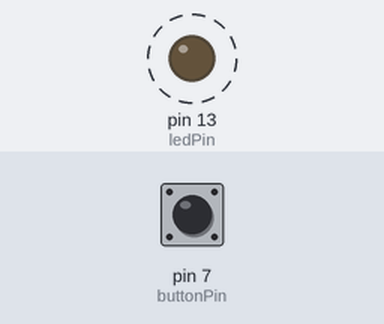
A sketch run on a simulated Arduino Uno, built with avr-gcc and run on an emulated ATmega328P. Shown: output pins drawn as LEDs (lit = HIGH). Dashed ring = blinking. The test bench sets the inputs (shaded band); at power-on: pin 7 (buttonPin) HIGH.

Above: at 0.9 s.
1.3 s: pin 7 (buttonPin) pulled LOW for 0.15 s
At 1.35 s:
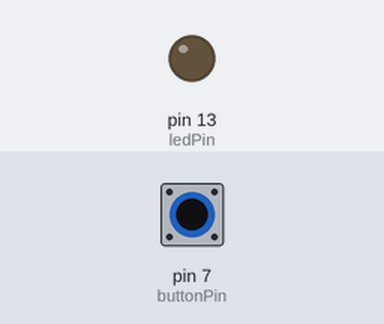
At 1.74 s:
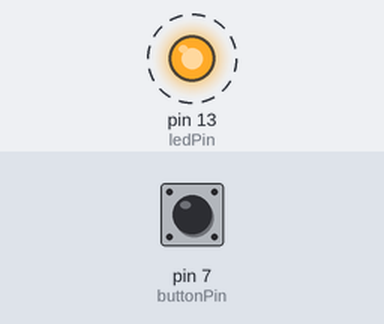
Timing chart, 0 to 10.3 s (numbered marks = the images above; inputs shaded):
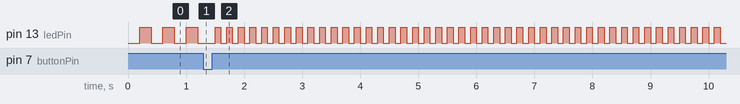

Measured:
- after the input at 1.3 s, pin 13 (ledPin): alternates HIGH for 0.10 s and LOW for 0.10 s, starting after 0.20 s
- by itself, pin 13 (ledPin): alternates HIGH for 0.20 s and LOW for 0.20 s

The sketch:

Arduino_Multiple_Sketches.ino
```cpp
/*

Dieses Programm lässt drei Sketches auf einem Arduino laufen. Die Setup-Methode ist allerdings für alle die selbe.

*/

int sketchNumber = 1;                 // aktueller Sketch, der ausgeführt wird
int numberOfSketches = 3;             // so viele unterschiedliche Sketches gibt es
int buttonPin = 7;                    // hier ist der Button zum Durchschalten der Sketches verbunden

int ledPin = 13;                      // für das Beispiel nehmen wir die eingebaute LED
int ledState = LOW;                   // ledState merkt sich, ob die LED an oder aus ist
long timer = 0;                       // Timer-variable
int interval = 200;                   // Blinkgeschwindigkeit


void setup() {
  pinMode(buttonPin,INPUT_PULLUP);    // hier wird der Button deklariert, INPUT_PULLUP schaltet den internen Pullup-Widerstand dazu, so spart man sich den echten Widerstand am Taster
  pinMode(ledPin, OUTPUT);            // hier wird LED Pin als Output deklariert
}

void loop() {
  if (digitalRead(buttonPin)==LOW) {                          // wenn der Button gedrückt ist
      sketchNumber++;                                         // wird sketchNumber um eins erhöht
      if (sketchNumber>numberOfSketches) sketchNumber = 1;    // Zurücksetzen von sketchNumber
      delay(200);                                             // nicht die schönste Art der Entprellung, aber funktioniert
  }

  switch (sketchNumber){              // die switch-case-Abfrage bildet die State-Machine, je nach sketchNumber wird nun der dazugehörige Sketch ausgeführt
    case 1:
      sketch1loop();                  // führe das sketch loop aus
    break;
    case 2:
      sketch2loop();                  // führe das sketch loop aus
    break;
    case 3:
      sketch3loop();                  // führe das sketch loop aus
    break;
  }
}
```

sketch1.ino
```cpp
void sketch1loop() {
  // einfache Blinkfunktion
  interval = 200;

  if (millis() - timer >= interval) {
    timer = millis();

    if (ledState == LOW) {
      ledState = HIGH;
    } else {
      ledState = LOW;
    }

    digitalWrite(ledPin, ledState);
  }
}
```

sketch2.ino
```cpp
void sketch2loop(){
  // schnelles Blinken
  interval = 100;

  if (millis() - timer >= interval) {
    timer = millis();

    if (ledState == LOW) {
      ledState = HIGH;
    } else {
      ledState = LOW;
    }

    digitalWrite(ledPin, ledState);
  }
}
```

sketch3.ino
```cpp
void sketch3loop(){
  // sehr schnelles Blinken
  interval = 50;

  if (millis() - timer >= interval) {
    timer = millis();

    if (ledState == LOW) {
      ledState = HIGH;
    } else {
      ledState = LOW;
    }

    digitalWrite(ledPin, ledState);
  }
}
```
